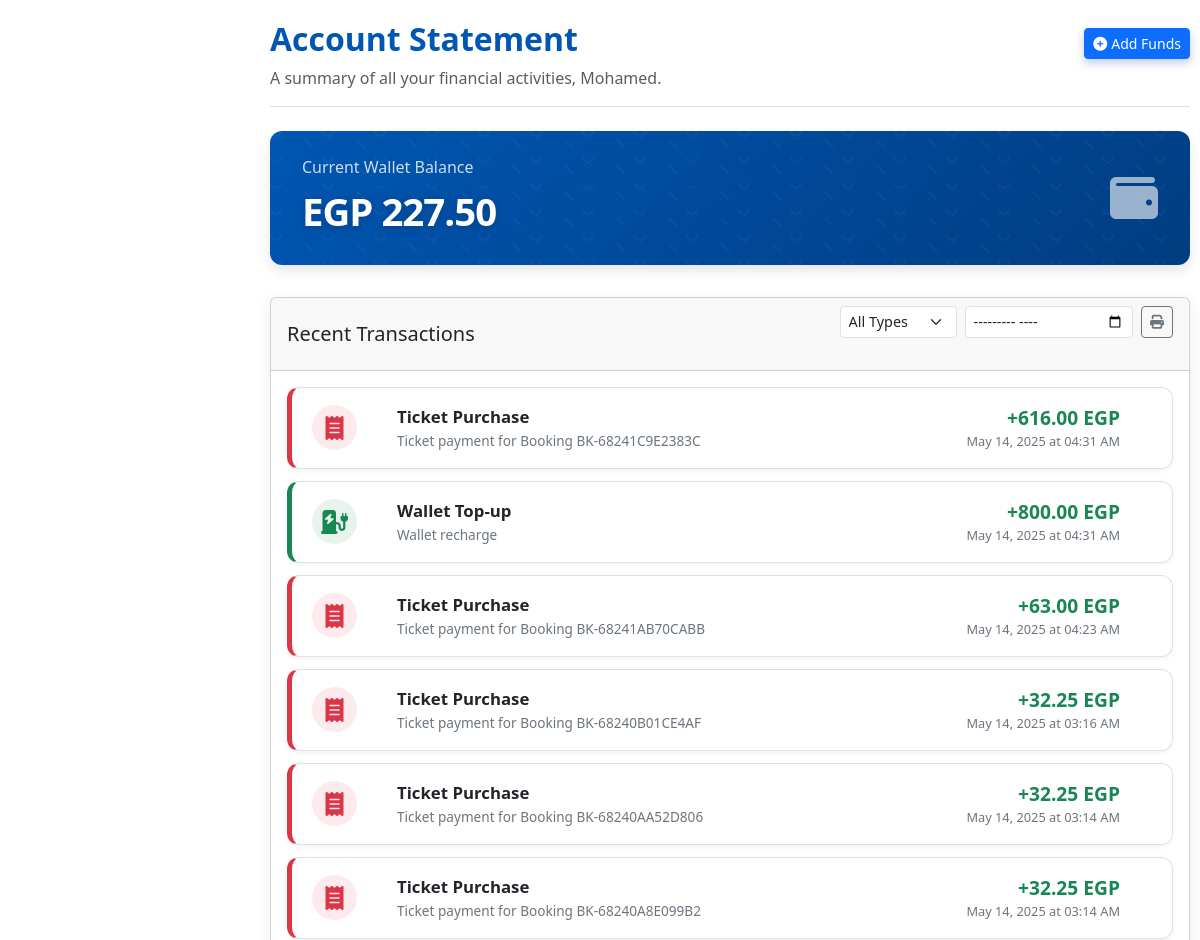
Page /views/User/account_history.php (signed in, upper part) on the earlier database version.
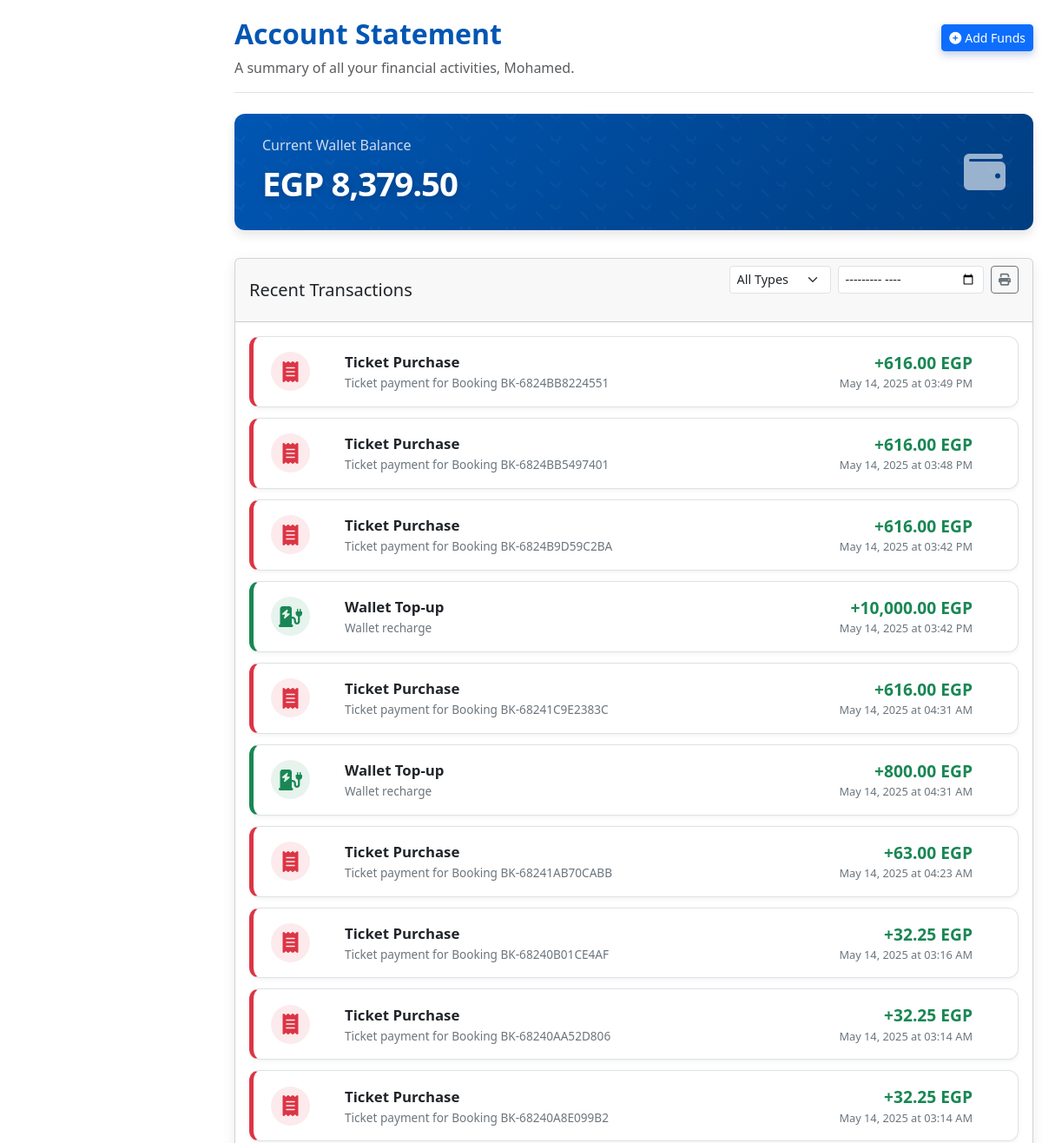
Same page on the later database version.
### tables this page shows
CREATE TABLE `users` (
  `user_id` int(11) NOT NULL,
  `username` varchar(100) DEFAULT NULL,
  `email` varchar(100) DEFAULT NULL,
  `password` varchar(255) DEFAULT NULL,
  `balance` decimal(10,2) DEFAULT 0.00,
  `last_recharge_date` date DEFAULT NULL,
  `roleid` int(11) NOT NULL,
  `role` varchar(20) NOT NULL DEFAULT 'user',
  `created_at` timestamp NOT NULL DEFAULT current_timestamp(),
  `updated_at` timestamp NOT NULL DEFAULT current_timestamp() ON UPDATE current_timestamp()
);

CREATE TABLE `transactions` (
  `transaction_id` bigint(20) UNSIGNED NOT NULL,
  `user_id` int(11) NOT NULL,
  `transaction_type` enum('BOOKING_PAYMENT','BOOKING_REFUND','ACCOUNT_RECHARGE','COMPENSATION_CREDIT','ADMIN_ADJUSTMENT') NOT NULL,
  `amount` decimal(10,2) NOT NULL COMMENT 'Positive for credits/recharges, negative for payments/debits',
  `booking_id` int(11) DEFAULT NULL COMMENT 'Reference to bookings.id',
  `related_id` bigint(20) UNSIGNED DEFAULT NULL COMMENT 'e.g., compensation_request_id, admin_recharge_log_id',
  `description` varchar(255) DEFAULT NULL,
  `transaction_date` timestamp NOT NULL DEFAULT current_timestamp(),
  `type` varchar(50) NOT NULL COMMENT 'Transaction type (e.g., ADMIN_RECHARGE)'
);

### models/User.php (called while the page is built, shortened)
<?php
class User
{
    private PDO $conn;
    private string $table_name = "users";
    public function __construct(DBController|PDO $db)
    {
        if ($db instanceof DBController) {
            $conn = $db->getConnection();
            $this->conn = $conn;
        } elseif ($db instanceof PDO) {
            $this->conn = $db;
        } else {
            throw new InvalidArgumentException("User model requires a PDO connection or a DBController that provides one.");
        }
    }
    public function getUserById(int $id): bool
    {
        $query = "SELECT * FROM " . $this->table_name . " WHERE user_id = ? LIMIT 1";
        try {
            $stmt = $this->conn->prepare($query);
            $stmt->bindParam(1, $id, PDO::PARAM_INT);
            $stmt->execute();
            $row = $stmt->fetch(PDO::FETCH_ASSOC);
            if ($row) {
                $this->name = $row['username'];
                $this->balance = (float)$row['balance'];
                return true;
            }
            return false;
        } catch (PDOException $e) {
            error_log("User::getUserById - PDOException: " . $e->getMessage() . " for UserID: " . $id);
            return false;
        }
    }
}

### config/DBController.php (called while the page is built, shortened)
<?php
class DBController {
    private string $dbHost = 'localhost';
    private string $dbUser = 'root';
    private string $dbPassword = '';
    private string $dbName = 'ticket_system';
    private ?PDO $pdoConnection = null;
    private static ?DBController $instance = null;
    private function __construct(string $dbName = 'ticket_system') {
        $this->dbName = $dbName;
    }
    public static function getInstance(string $dbName = 'ticket_system'): DBController {
        if (self::$instance === null) {
            self::$instance = new DBController($dbName);
        }
        return self::$instance;
    }
    public function getConnection(): PDO|false {
        if (!$this->pdoConnection) {
            try {
                $this->pdoConnection = new PDO(
                    "mysql:host=" . $this->dbHost . ";dbname=" . $this->dbName,
                    $this->dbUser,
                    $this->dbPassword
                );
                $this->pdoConnection->setAttribute(PDO::ATTR_ERRMODE, PDO::ERRMODE_EXCEPTION);
            } catch (PDOException $e) {
                $this->lastError = "PDO Connection failed: " . $e->getMessage();
                return false;
            }
        }
        return $this->pdoConnection;
    }
}
?>

### models/Transactions.php (called while the page is built, shortened)
<?php
class Transaction
{
    private $conn;
    private $table_name = "transactions";
    public function __construct($db)
    {
        if ($db instanceof PDO) {
            $this->conn = $db;
        } elseif ($db instanceof DBController) {
            $this->conn = $db->getConnection();
        } else {
            throw new InvalidArgumentException("Constructor expects either PDO or DBController instance");
        }
    }
    public function getRecentTransactions($user_id, $limit = 10)
    {
        try {
            $query = "SELECT
                    transaction_id,
                    user_id,
                    amount,
                    transaction_type,
                    description,
                    transaction_date as created_at,
                    booking_id
                  FROM " . $this->table_name . "
                  WHERE user_id = :user_id
                  ORDER BY transaction_date DESC
                  LIMIT :limit";
            $stmt = $this->conn->prepare($query);
            $stmt->bindValue(':user_id', $user_id, PDO::PARAM_INT);
            $stmt->bindValue(':limit', $limit, PDO::PARAM_INT);
            $stmt->execute();
            return $stmt->fetchAll(PDO::FETCH_ASSOC);
        } catch (PDOException $e) {
            $this->lastError = "Database error while fetching transactions: " . $e->getMessage();
            error_log("Transaction::getRecentTransactions PDO error: " . $e->getMessage());
            return false;
        } catch (Exception $e) {
            $this->lastError = $e->getMessage();
            error_log("Transaction::getRecentTransactions error: " . $e->getMessage());
            return false;
        }
    }
}

### views/User/account_history.php (the view, shortened to what the changed rows need)
<?php
require_once '../../config/DBController.php';
require_once '../../models/User.php';
require_once '../../models/Transactions.php';
$transactions_list = [];
$user_balance_from_db = 0.00;
$user_name_from_db = 'User';
$userId = (int)$_SESSION['user_id'];
try {
    $dbController = DBController::getInstance();
    $userModel = new User($dbController);
    if ($userModel->getUserById($userId)) {
        $user_balance_from_db = (float)$userModel->balance;
        $user_name_from_db = htmlspecialchars($userModel->name ?? 'User');
    } else {
        throw new Exception("Could not retrieve your user details. Error: " . htmlspecialchars($userModel->getLastError() ?: 'User not found.'));
    }
    $transactionModel = new Transaction($dbController);
    $all_user_transactions = $transactionModel->getRecentTransactions($userId, 200);
    $transactions_list = $all_user_transactions;
    $transactions_list = array_values($transactions_list);
} catch (InvalidArgumentException $e) {
    error_log("Account History Page Model Init Error: " . $e->getMessage() . "\nTrace: " . $e->getTraceAsString());
    $page_message = "System error: Could not initialize services. " . htmlspecialchars($e->getMessage());
    $page_message_type = 'error';
} catch (Exception $e) {
    error_log("Account History Page Error: " . $e->getMessage() . "\nTrace: " . $e->getTraceAsString());
    $page_message = "An error occurred while loading your account history: " . htmlspecialchars($e->getMessage());
    $page_message_type = 'error';
    $transactions_list = [];
}
function format_transaction_for_display_ah($type)
{
    $type_upper = strtoupper(trim($type ?? ''));
    switch ($type_upper) {
        case 'BOOKING_PAYMENT':
            return ['text' => 'Ticket Purchase', 'icon' => 'fas fa-receipt', 'color_class' => 'text-danger', 'bg_class' => 'bg-danger-light'];
        case 'ACCOUNT_RECHARGE':
            return ['text' => 'Wallet Top-up', 'icon' => 'fas fa-charging-station', 'color_class' => 'text-success', 'bg_class' => 'bg-success-light'];
    }
}
?>
<!DOCTYPE html>
<html lang="en">
<head>
    <link href="../public/css/dashboard.css" rel="stylesheet">
    <link href="../public/assets/css/bootstrap.css" rel="stylesheet">
    <link href="https://cdnjs.cloudflare.com/ajax/libs/font-awesome/6.4.0/css/all.min.css" rel="stylesheet">
    <link href="https://cdnjs.cloudflare.com/ajax/libs/animate.css/4.1.1/animate.min.css" rel="stylesheet">
</head>
<body>
    <div class="main-content">
        <div class="ah-page-header animate__animated animate__fadeInDown">
            <div class="d-flex justify-content-between align-items-center">
                <h2>Account Statement</h2>
                <a href="../User/recharge.php" class="btn btn-sm btn-primary">
                </a>
            </div>
            <p class="text-muted mb-0">A summary of all your financial activities, <?= htmlspecialchars($user_name_from_db) ?>.</p>
        </div>
        <div class="ah-balance-card animate__animated animate__fadeInUp animate__delay-1s">
            <div class="row align-items-center">
                <div class="col">
                    <div class="balance-label">Current Wallet Balance</div>
                    <div class="balance-amount">EGP <?= number_format($user_balance_from_db, 2) ?></div>
                </div>
            </div>
        </div>
        <div class="card transactions-card animate__animated animate__fadeInUp animate__delay-2s">
            <div class="list-group list-group-flush ah-transaction-list px-3 py-3">
                <?php if (!empty($transactions_list)): ?>
                    <?php foreach ($transactions_list as $index => $transaction): ?>
                        <?php
                        $type_key = strtoupper($transaction['transaction_type'] ?? 'UNKNOWN');
                        $type_info = format_transaction_for_display_ah($type_key);
                        $transaction_item_class_base = 'transaction-item-' . ($type_info['color_class'] !== 'text-muted' ? $type_key : 'DEFAULT');
                        $transaction_id_for_highlight = $transaction['transaction_id'] ?? null;
                        ?>
                        <div class="list-group-item <?= $transaction_item_class_base ?> animate__fadeIn"
                            data-transaction-id="<?= htmlspecialchars($transaction_id_for_highlight) ?>"
                            style="animation-delay: <?= ($index * 0.05) ?>s;">
                            <div class="row align-items-center">
                                <div class="col-auto">
                                    <div class="ah-transaction-icon <?= $type_info['color_class'] ?> <?= $type_info['bg_class'] ?>">
                                        <i class="<?= $type_info['icon'] ?>"></i>
                                    </div>
                                </div>
                                <div class="col ah-transaction-details">
                                    <div class="transaction-type-text"><?= $type_info['text'] ?></div>
                                    <small class="transaction-description-text"><?= htmlspecialchars($transaction['description'] ?? 'No description') ?></small>
                                </div>
                                <div class="col-md-3 text-md-end mt-2 mt-md-0">
                                    <div class="ah-transaction-amount <?= (isset($transaction['amount']) && (float)$transaction['amount'] > 0) ? 'text-success' : 'text-danger' ?>">
                                        <?= (isset($transaction['amount']) && (float)$transaction['amount'] > 0 ? '+' : '') . number_format(abs((float)($transaction['amount'] ?? 0)), 2) ?> EGP
                                    </div>
                                    <div class="ah-transaction-date">
                                        <?= isset($transaction['created_at']) ? date('M d, Y \a\t h:i A', strtotime($transaction['created_at'])) : 'N/A' ?>
                                    </div>
                                </div>
                            </div>
                        </div>
                    <?php endforeach; ?>
                <?php endif; ?>
            </div>
        </div>
    </div>
</body>
</html>

Differences in the rows shown:
changed users "Mohamed": balance "227.50" → "8,379.50"
added transactions: transaction_type "Ticket Purchase", description "Ticket payment for Booking BK-6824BB8224551", amount "616.00", transaction_date "May 14, 2025 at 03:49 PM"
added transactions: transaction_type "Ticket Purchase", description "Ticket payment for Booking BK-6824BB5497401", amount "616.00", transaction_date "May 14, 2025 at 03:48 PM"
added transactions: transaction_type "Ticket Purchase", description "Ticket payment for Booking BK-6824B9D59C2BA", amount "616.00", transaction_date "May 14, 2025 at 03:42 PM"
added transactions: transaction_type "Wallet Top-up", description "Wallet recharge", amount "10,000.00", transaction_date "May 14, 2025 at 03:42 PM"
